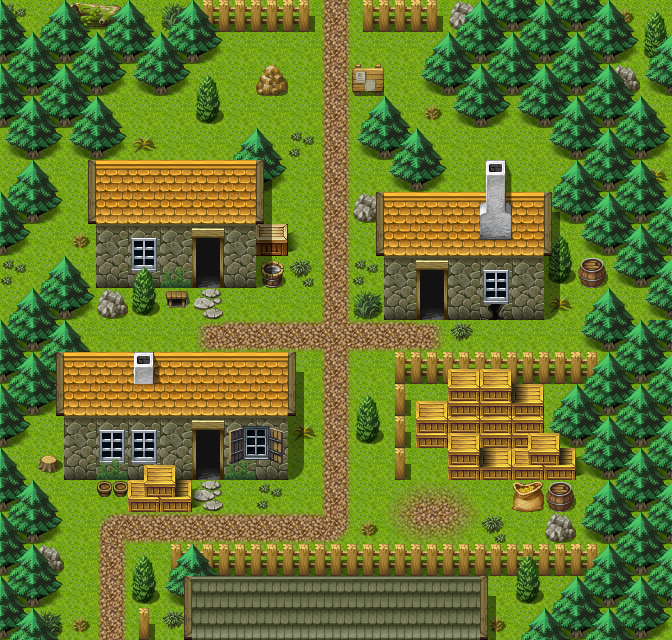

Below is a game level as drawn by its tile map, then a one-line description and the .tmx that defines it (tile-layer data replaced by summaries):
An orthogonal 21x20 tile map with 32x32 px tiles, 3 tile layers (Ground, Objects, Above), 1 hidden layer not drawn, 40 tilesets and 9 objects (5x mapchange, 3x spawn, sign).

<map version="1.0" orientation="orthogonal" width="21" height="20" tilewidth="32" tileheight="32">
 <properties>
  <property name="outside" value="1" />
 </properties>
 <tileset firstgid="1" name="map_bed_1" tilewidth="32" tileheight="32">
  <image source="../drawable/map_bed_1.png" width="512" height="256" />
 </tileset>
 <tileset firstgid="129" name="map_border_1" tilewidth="32" tileheight="32">
  <image source="../drawable/map_border_1.png" width="512" height="256" />
 </tileset>
 <tileset firstgid="257" name="map_bridge_1" tilewidth="32" tileheight="32">
  <image source="../drawable/map_bridge_1.png" width="512" height="256" />
 </tileset>
 <tileset firstgid="385" name="map_broken_1" tilewidth="32" tileheight="32">
  <image source="../drawable/map_broken_1.png" width="512" height="256" />
 </tileset>
 <tileset firstgid="513" name="map_cavewall_1" tilewidth="32" tileheight="32">
  <image source="../drawable/map_cavewall_1.png" width="576" height="192" />
 </tileset>
 <tileset firstgid="621" name="map_cavewall_2" tilewidth="32" tileheight="32">
  <image source="../drawable/map_cavewall_2.png" width="576" height="192" />
 </tileset>
 <tileset firstgid="729" name="map_cavewall_3" tilewidth="32" tileheight="32">
  <image source="../drawable/map_cavewall_3.png" width="576" height="192" />
 </tileset>
 <tileset firstgid="837" name="map_chair_table_1" tilewidth="32" tileheight="32">
  <image source="../drawable/map_chair_table_1.png" width="512" height="256" />
 </tileset>
 <tileset firstgid="965" name="map_crate_1" tilewidth="32" tileheight="32">
  <image source="../drawable/map_crate_1.png" width="512" height="256" />
 </tileset>
 <tileset firstgid="1093" name="map_cupboard_1" tilewidth="32" tileheight="32">
  <image source="../drawable/map_cupboard_1.png" width="512" height="256" />
 </tileset>
 <tileset firstgid="1221" name="map_curtain_1" tilewidth="32" tileheight="32">
  <image source="../drawable/map_curtain_1.png" width="512" height="256" />
 </tileset>
 <tileset firstgid="1349" name="map_entrance_1" tilewidth="32" tileheight="32">
  <image source="../drawable/map_entrance_1.png" width="512" height="256" />
 </tileset>
 <tileset firstgid="1477" name="map_fence_1" tilewidth="32" tileheight="32">
  <image source="../drawable/map_fence_1.png" width="512" height="256" />
 </tileset>
 <tileset firstgid="1605" name="map_fence_2" tilewidth="32" tileheight="32">
  <image source="../drawable/map_fence_2.png" width="512" height="256" />
 </tileset>
 <tileset firstgid="1733" name="map_ground_1" tilewidth="32" tileheight="32">
  <image source="../drawable/map_ground_1.png" width="512" height="256" />
 </tileset>
 <tileset firstgid="1861" name="map_ground_2" tilewidth="32" tileheight="32">
  <image source="../drawable/map_ground_2.png" width="512" height="256" />
 </tileset>
 <tileset firstgid="1989" name="map_ground_3" tilewidth="32" tileheight="32">
  <image source="../drawable/map_ground_3.png" width="512" height="256" />
 </tileset>
 <tileset firstgid="2117" name="map_ground_4" tilewidth="32" tileheight="32">
  <image source="../drawable/map_ground_4.png" width="512" height="256" />
 </tileset>
 <tileset firstgid="2245" name="map_ground_5" tilewidth="32" tileheight="32">
  <image source="../drawable/map_ground_5.png" width="512" height="256" />
 </tileset>
 <tileset firstgid="2373" name="map_ground_6" tilewidth="32" tileheight="32">
  <image source="../drawable/map_ground_6.png" width="512" height="256" />
 </tileset>
 <tileset firstgid="2501" name="map_ground_7" tilewidth="32" tileheight="32">
  <image source="../drawable/map_ground_7.png" width="512" height="256" />
 </tileset>
 <tileset firstgid="2629" name="map_ground_8" tilewidth="32" tileheight="32">
  <image source="../drawable/map_ground_8.png" width="512" height="256" />
 </tileset>
 <tileset firstgid="2757" name="map_indoor_1" tilewidth="32" tileheight="32">
  <image source="../drawable/map_indoor_1.png" width="512" height="256" />
 </tileset>
 <tileset firstgid="2885" name="map_kitchen_1" tilewidth="32" tileheight="32">
  <image source="../drawable/map_kitchen_1.png" width="512" height="256" />
 </tileset>
 <tileset firstgid="3013" name="map_outdoor_1" tilewidth="32" tileheight="32">
  <image source="../drawable/map_outdoor_1.png" width="512" height="256" />
 </tileset>
 <tileset firstgid="3141" name="map_pillar_1" tilewidth="32" tileheight="32">
  <image source="../drawable/map_pillar_1.png" width="512" height="256" />
 </tileset>
 <tileset firstgid="3269" name="map_plant_1" tilewidth="32" tileheight="32">
  <image source="../drawable/map_plant_1.png" width="512" height="256" />
 </tileset>
 <tileset firstgid="3397" name="map_rock_1" tilewidth="32" tileheight="32">
  <image source="../drawable/map_rock_1.png" width="512" height="256" />
 </tileset>
 <tileset firstgid="3525" name="map_roof_1" tilewidth="32" tileheight="32">
  <image source="../drawable/map_roof_1.png" width="512" height="256" />
 </tileset>
 <tileset firstgid="3653" name="map_roof_2" tilewidth="32" tileheight="32">
  <image source="../drawable/map_roof_2.png" width="512" height="256" />
 </tileset>
 <tileset firstgid="3781" name="map_shop_1" tilewidth="32" tileheight="32">
  <image source="../drawable/map_shop_1.png" width="512" height="256" />
 </tileset>
 <tileset firstgid="3909" name="map_sign_ladder_1" tilewidth="32" tileheight="32">
  <image source="../drawable/map_sign_ladder_1.png" width="512" height="256" />
 </tileset>
 <tileset firstgid="4037" name="map_table_1" tilewidth="32" tileheight="32">
  <image source="../drawable/map_table_1.png" width="512" height="256" />
 </tileset>
 <tileset firstgid="4165" name="map_trail_1" tilewidth="32" tileheight="32">
  <image source="../drawable/map_trail_1.png" width="512" height="256" />
 </tileset>
 <tileset firstgid="4293" name="map_tree_1" tilewidth="32" tileheight="32">
  <image source="../drawable/map_tree_1.png" width="512" height="256" />
 </tileset>
 <tileset firstgid="4421" name="map_wall_1" tilewidth="32" tileheight="32">
  <image source="../drawable/map_wall_1.png" width="512" height="256" />
 </tileset>
 <tileset firstgid="4549" name="map_wall_2" tilewidth="32" tileheight="32">
  <image source="../drawable/map_wall_2.png" width="480" height="256" />
 </tileset>
 <tileset firstgid="4669" name="map_wall_3" tilewidth="32" tileheight="32">
  <image source="../drawable/map_wall_3.png" width="480" height="256" />
 </tileset>
 <tileset firstgid="4789" name="map_window_1" tilewidth="32" tileheight="32">
  <image source="../drawable/map_window_1.png" width="512" height="256" />
 </tileset>
 <tileset firstgid="4917" name="map_window_2" tilewidth="32" tileheight="32">
  <image source="../drawable/map_window_2.png" width="512" height="256" />
 </tileset>
 <layer name="Ground" width="21" height="20">
  <data>[420 cells, 420 non-empty, 8 distinct tile ids]</data>
 </layer>
 <layer name="Objects" width="21" height="20">
  <data>[420 cells, 263 non-empty, 54 distinct tile ids]</data>
 </layer>
 <layer name="Above" width="21" height="20">
  <data>[420 cells, 88 non-empty, 21 distinct tile ids]</data>
 </layer>
 <layer name="Walkable" width="21" height="20" visible="0">
  <data>[420 cells, 292 non-empty, 1 distinct tile ids]</data>
 </layer>
 <objectgroup name="Mapevents" width="21" height="20" visible="0">
  <!-- 6 objects omitted --></objectgroup>
 <objectgroup name="Spawn" width="21" height="20" visible="0">
  <!-- 3 objects omitted --></objectgroup>
 <objectgroup name="Keys" width="21" height="20" visible="0" />
</map>
<!-- 9 of 9 objects omitted -->
